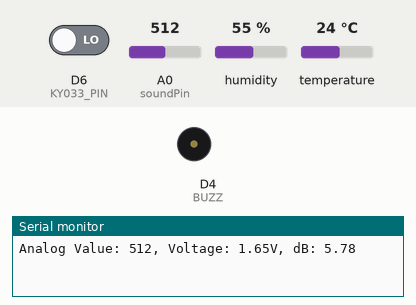
The sketch below on a simulated ESP8266 (NodeMCU). On the bench: buzzer (waves = sounding), the last lines printed to the serial monitor. The test bench sets the inputs (shaded band); at power-on: D6 (KY033_PIN) LOW, A0 (soundPin) = 512, humidity 55 %, temperature 24 °C. WiFi joins after 1.5 s; servers stay silent unless stated.

Above: at 3.0 s.
3.1 s: D6 (KY033_PIN) driven HIGH
At 5.1 s:
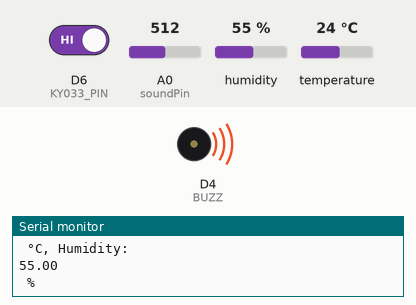
Timing chart, 0 to 6.6 s (numbered marks = the images above; inputs shaded):
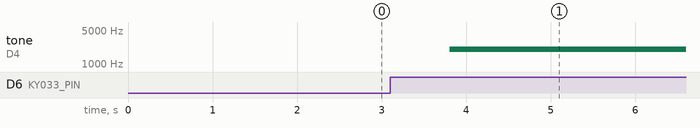

Measured:
- after the input at 3.1 s, tone on D4 (BUZZ): silent → 2000 Hz after 0.70 s

The sketch:

code.ino
```cpp
#define BLYNK_TEMPLATE_ID "TMPL3pGwPNuSy"
#define BLYNK_TEMPLATE_NAME "Baby Monitoring System"
#define BLYNK_AUTH_TOKEN "riOEsUCgiXWFfUQzQ7Y5Te970p3qa1Tc"

#define BLYNK_PRINT Serial
#include <DHT.h>
//#include <BlynkSimpleWifi.h>
#include <ESP8266WiFi.h>
#include <BlynkSimpleEsp8266.h>
BlynkTimer timer;
char ssid[] = "SSN";
char pass[] = "Ssn1!Som2@Sase3#";

#define DHTPIN D2
#define DHTTYPE DHT11
DHT dht(DHTPIN, DHTTYPE);
const int soundPin = A0; // Analog pin for sound sensor
const float calibrationFactor = 3.5; // Calibration factor (adjust as per your calibration)
int KY033_PIN = D6; // Pin where the KY-033 sensor signal output is connected
int BUZZ = D4;
int previousSensorValue = LOW; // Variable to store the previous sensor reading

void sendsensor(){
  int soundValue = analogRead(soundPin); // Read the sound sensor value
  float voltage = soundValue * (3.3 / 1023); // Convert analog reading to voltage
  float dB = voltage * calibrationFactor; // Convert voltage to dB using calibration factor

  Serial.print("Analog Value: ");
  Serial.print(soundValue);
  Serial.print(", Voltage: ");
  Serial.print(voltage);
  Serial.print("V, dB: ");
  Serial.println(dB); // Print the dB value
  if (soundValue>960) {
    //Blynk.email("divyadharshinir257@gmail.com","subject","Sound level exceeded threshold!");
    Blynk.logEvent("Noise","Noise detected!!");
    delay(1000); // To prevent continuous notifications
  }


  delay(1000); // Delay for stability
}

void sensor1() {
  // Read the state of the KY-033 sensor
  int sensorValue = digitalRead(KY033_PIN);

  // Check for movement by comparing current and previous sensor readings
  if (sensorValue != previousSensorValue) {
    // Movement detected
    Serial.println("Movement Detected");
    Blynk.logEvent("Movement","Movement detected!!");
    tone(BUZZ,2000);
    // Update previous sensor value
    previousSensorValue = sensorValue;
  }
  // Add a short delay before the next reading
  delay(1000);
}

void temp(){
  float humidity = dht.readHumidity();
  float temperature = dht.readTemperature();

  if (isnan(humidity) || isnan(temperature)) {
    Serial.println("Failed to read from DHT sensor!");
    return;
  }
  Serial.println("Temperature: ");
  Serial.println(temperature);
  Serial.println(" °C, Humidity: ");
  Serial.println(humidity);
  Serial.println(" %");
  Blynk.virtualWrite(V1, humidity);
  Blynk.virtualWrite(V0, temperature);
  delay(1000); // Update every 2 seconds
}
void setup() {
  Serial.begin(9600);
  dht.begin();
  pinMode(soundPin, INPUT); // Set sound sensor pin as input
  pinMode(KY033_PIN, INPUT);  // Set the KY-033 sensor pin as input
  pinMode(BUZZ, OUTPUT);
  Blynk.begin(BLYNK_AUTH_TOKEN, ssid, pass);
  timer.setInterval(1000L,sendsensor);
  timer.setInterval(1000L,sensor1);
  timer.setInterval(1000L,temp);
}

void loop() {
  Blynk.run();
  timer.run();
}
```
